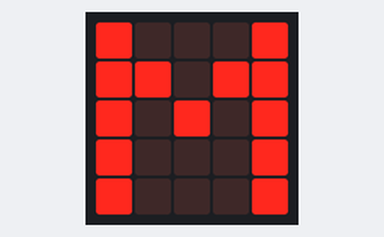
A program run on a simulated BBC micro:bit (MakeCode). Shown: the board's 5×5 LED display.

Above: at 0.1 s.
At 0.5 s:
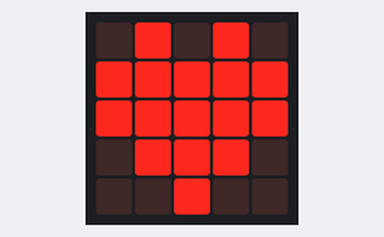
At 1.1 s:
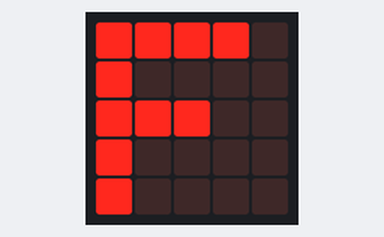

The program:

main.ts
```typescript
basic.showLeds(`
    # . . . #
    # # . # #
    # . # . #
    # . . . #
    # . . . #
    `)
basic.showIcon(IconNames.Heart)
basic.showLeds(`
    # # # # .
    # . . . .
    # # # . .
    # . . . .
    # . . . .
    `)
basic.forever(function () {

})
```

test.ts
```typescript
// tests gaan hier; deze zal niet worden gecompileerd wanneer dit pakket wordt gebruikt als extensie.
```

Measured:
- what the display in image 1 shows lasts 0.6 s, from 0.4 s to 1.0 s
